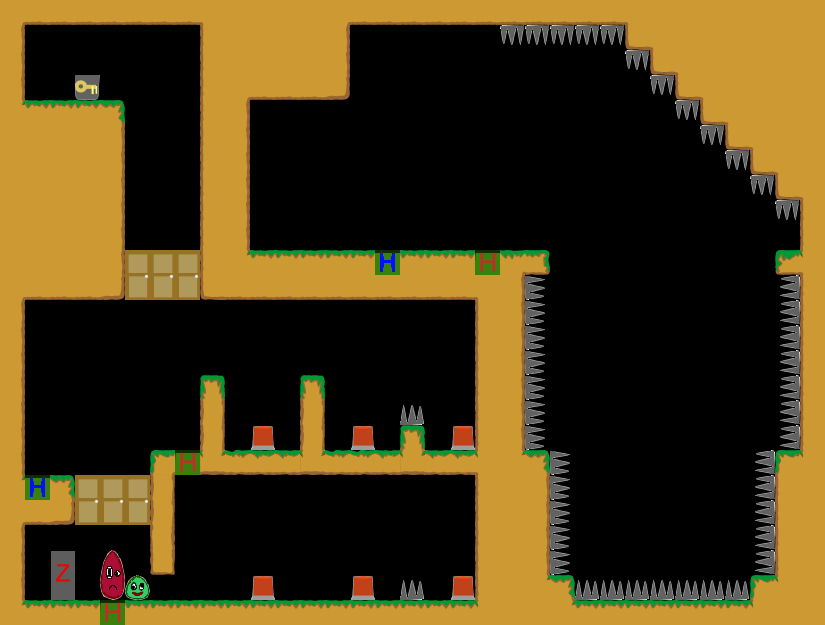

A 2D game scene composited from a Tiled map and its tileset images. What follows is a short description and the map's XML, with each tile layer's data collapsed to a summary:
An orthogonal 33x25 tile map with 25x25 px tiles, 1 tile layer (Kachelebene 1).

<map version="1.0" orientation="orthogonal" width="33" height="25" tilewidth="25" tileheight="25">
 <tileset firstgid="1" name="Tileset" tilewidth="25" tileheight="25">
  <image source="../../../img/Tileset.png" width="400" height="250" />
 </tileset>
 <layer name="Kachelebene 1" width="33" height="25">
  <data>[825 cells, 365 non-empty, 40 distinct tile ids]</data>
 </layer>
</map>
